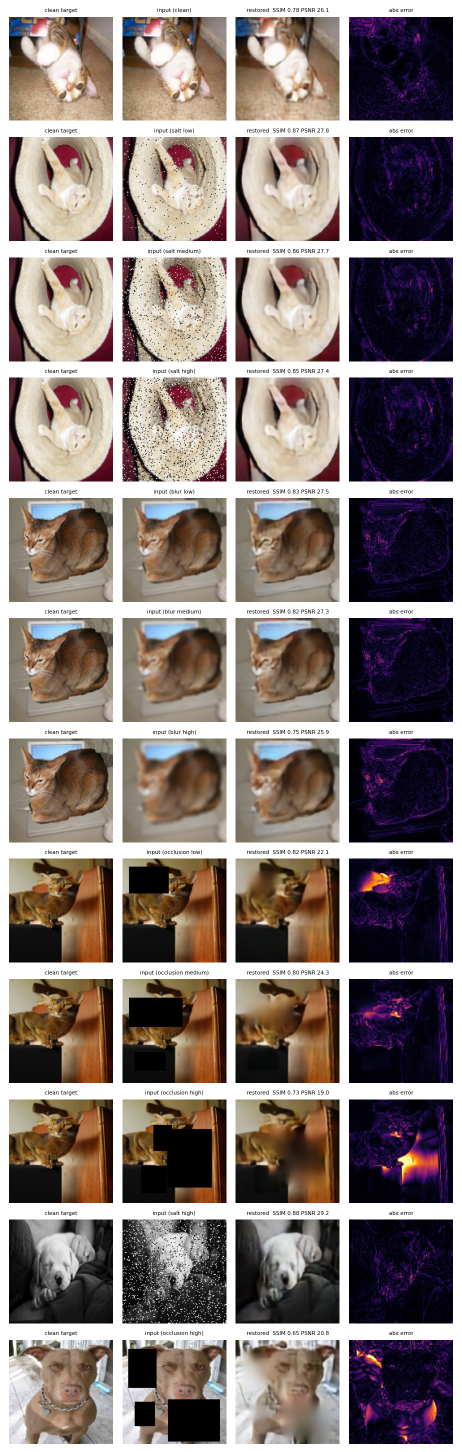
#> input picture restoration/results/task1_examples_12.png, 924 x 2904 px (shown at 1/2 size)
$ python probe_grids.py
#> lines starting #> are read from the running program, lines starting #| are printed output that depends on the picture
#!/usr/bin/env python3
"""Detect the cell grid of the evaluation montages so they can be re-tiled safely."""
from pathlib import Path
import numpy as np
from PIL import Image

REPO = Path(__file__).resolve().parents[1]
FILES = [
    "restoration/results/task1_examples_12.png",
    "restoration/results/task1_failure_cases.png",
    "restoration/results/task2_examples.png",
    "restoration/results/task2_routing_failures.png",
    "restoration/results/task3_examples_12.png",
    "restoration/results/task3_failure_cases.png",
    "restoration/results/task3_mixed_corruptions.png",
    "task4/results/task4_test_best6.png",
    "task4/results/task4_test_worst6.png",
]

for rel in FILES:
    p = REPO / rel
    if not p.exists():
        print(f"{rel}: missing")
        continue
    a = np.asarray(Image.open(p).convert("L"), dtype=np.int16)
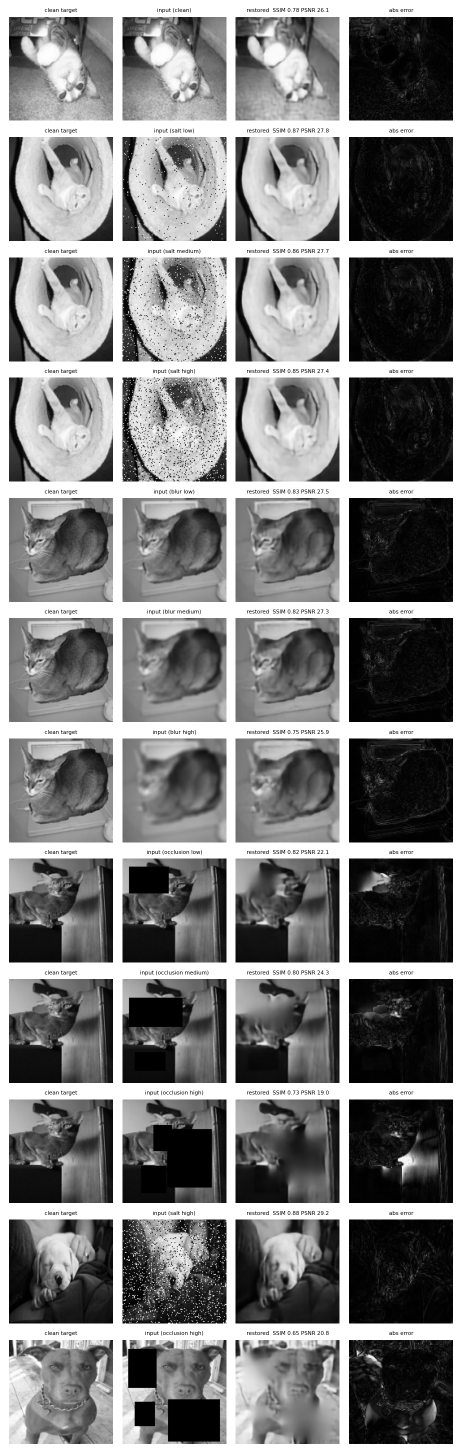
#> a: shape (2904, 924) int16 (shown at 1/2 size); min 0, max 255, mean 127.5
    h, w = a.shape
#> h = 2904; w = 924
    # rows / columns that are almost entirely background (white or black gutters)
    white_rows = (a > 245).mean(axis=1)
#> white_rows = 2904 values, max 1 at index 0, min 0.0996 at index 34, mean 0.224
    white_cols = (a > 245).mean(axis=0)
#> white_cols = 924 values, max 1 at index 0, min 0.108 at index 603, mean 0.224
    black_rows = (a < 12).mean(axis=1)
#> black_rows = 2904 values, max 0.502 at index 1924, min 0 at index 0, mean 0.161
    black_cols = (a < 12).mean(axis=0)
#> black_cols = 924 values, max 0.741 at index 710, min 0 at index 0, mean 0.161
    gut_r = (white_rows > 0.90) | (black_rows > 0.90)
    gut_c = (white_cols > 0.90) | (black_cols > 0.90)

    def runs(mask):
        out, start = [], None
        for i, v in enumerate(mask):
            if v and start is None:
                start = i
            elif not v and start is not None:
                out.append((start, i))
                start = None
#> this loop made 2904 passes
#> v on passes 1 to 12: True, True, True, True, True, True, True, True, True, True, True, True
#> after the loop, out = 32 pairs, first value 0 to 2670, second value 18 to 2680; start = 2888
        if start is not None:
            out.append((start, len(mask)))
        return out

    rb, cb = runs(gut_r), runs(gut_c)
#> the loop in runs (call 2), `for i, v in enumerate(mask):` made 924 passes
#> rb = 33 pairs, first value 0 to 2888, second value 18 to 2904; cb = [(0, 18), (226, 245), (453, 471), (679, 698), (906, 924)]
    # interior gutters only (drop the frame)
    rb_i, cb_i = rb[1:-1], cb[1:-1]
#> rb_i = 31 pairs, first value 24 to 2670, second value 34 to 2680; cb_i = [(226, 245), (453, 471), (679, 698)]
    print(f"\n{Path(rel).name}: {w}x{h}")
#| task1_examples_12.png: 924x2904
    print(f"  col gutters (n={len(cb)}): {cb[:14]}")
#|   col gutters (n=5): [(0, 18), (226, 245), (453, 471), (679, 698), (906, 924)]
    print(f"  row gutters (n={len(rb)}): {rb[:16]}")
#|   row gutters (n=33): [(0, 18), (24, 34), (241, 257), (258, 259), (265, 274), (482, 498), (499, 500), (506, 515), (723, 738), (739, 740), (746, 755), (963, 981), (987, 996), (1204, 1219), (1220, 1221), (1227, 1236)]
    if len(cb_i) >= 2:
        widths = [b - a for a, b in cb]
#> widths = [18, 19, 18, 19, 18]
        print(f"  col gutter widths: {widths}")
#|   col gutter widths: [18, 19, 18, 19, 18]
    if len(rb_i) >= 2:
        heights = [b - a for a, b in rb]
#> heights = 33 values, max 18 at index 0, min 1 at index 3, mean 10
        print(f"  row gutter widths: {heights}")
#|   row gutter widths: [18, 10, 16, 1, 9, 16, 1, 9, 15, 1, 9, 18, 9, 15, 1, 9, 16, 1, 9, 17, 9, 18, 9, 15, 1, 10, 16, 1, 9, 15, 1, 10, 16]
#> pass 2 of the loop `for rel in FILES:`:
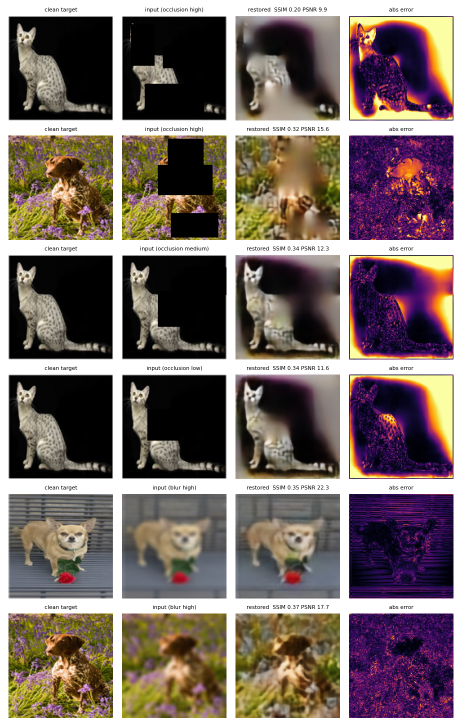
#> input picture restoration/results/task1_failure_cases.png, 924 x 1452 px (shown at 1/2 size)
#> `a = np.asarray(Image.open(p).convert("L"), dtype=np.int16)`:
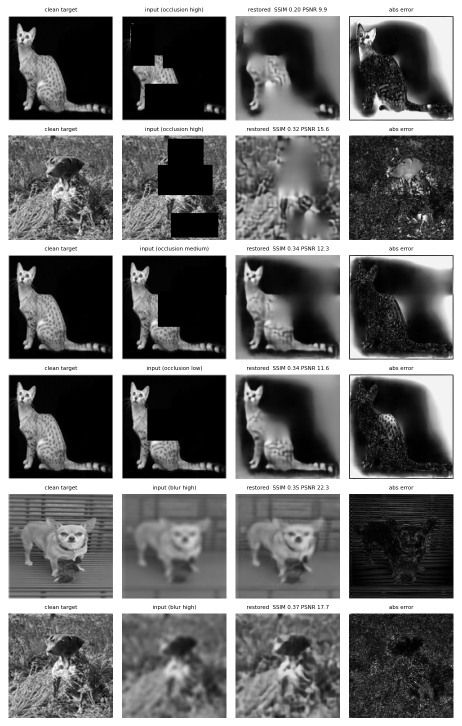
#> a: shape (1452, 924) int16 (shown at 1/2 size); min 0, max 255, mean 111.6
#> white_rows = 1452 values, max 1 at index 0, min 0.0952 at index 32, mean 0.212
#> white_cols = 924 values, max 1 at index 0, min 0.103 at index 96, mean 0.212
#> black_rows = 1452 values, max 0.551 at index 85, min 0 at index 0, mean 0.198
#> black_cols = 924 values, max 0.515 at index 366, min 0 at index 0, mean 0.198
#> rb = [(0, 17), (23, 32), (241, 254), (255, 256), (262, 271), (480, 495), (501, 510), (719, 734), (740, 749), (958, 971), (972, 973), (979, 988), (1197, 1210), (1211, 1212), (1218, 1227), (1436, 1452)]; cb = [(0, 17), (226, 244), (453, 471), (680, 698), (907, 924)]
#> rb_i = [(23, 32), (241, 254), (255, 256), (262, 271), (480, 495), (501, 510), (719, 734), (740, 749), (958, 971), (972, 973), (979, 988), (1197, 1210), (1211, 1212), (1218, 1227)]; cb_i = [(226, 244), (453, 471), (680, 698)]
#| task1_failure_cases.png: 924x1452
#|   col gutters (n=5): [(0, 17), (226, 244), (453, 471), (680, 698), (907, 924)]
#|   row gutters (n=16): [(0, 17), (23, 32), (241, 254), (255, 256), (262, 271), (480, 495), (501, 510), (719, 734), (740, 749), (958, 971), (972, 973), (979, 988), (1197, 1210), (1211, 1212), (1218, 1227), (1436, 1452)]
#> widths = [17, 18, 18, 18, 17]
#|   col gutter widths: [17, 18, 18, 18, 17]
#> heights = [17, 9, 13, 1, 9, 15, 9, 15, 9, 13, 1, 9, 13, 1, 9, 16]
#|   row gutter widths: [17, 9, 13, 1, 9, 15, 9, 15, 9, 13, 1, 9, 13, 1, 9, 16]
#> pass 3 of the loop `for rel in FILES:`:
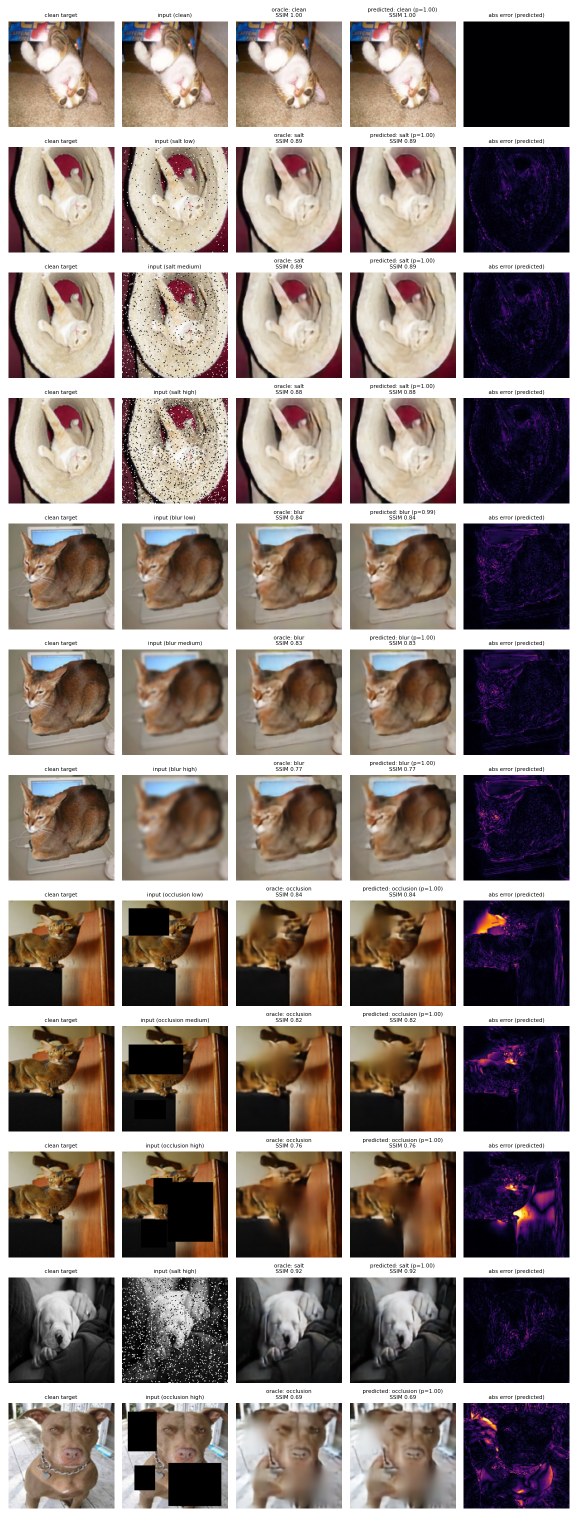
#> input picture restoration/results/task2_examples.png, 1155 x 3035 px (shown at 1/2 size)
#> `a = np.asarray(Image.open(p).convert("L"), dtype=np.int16)`:
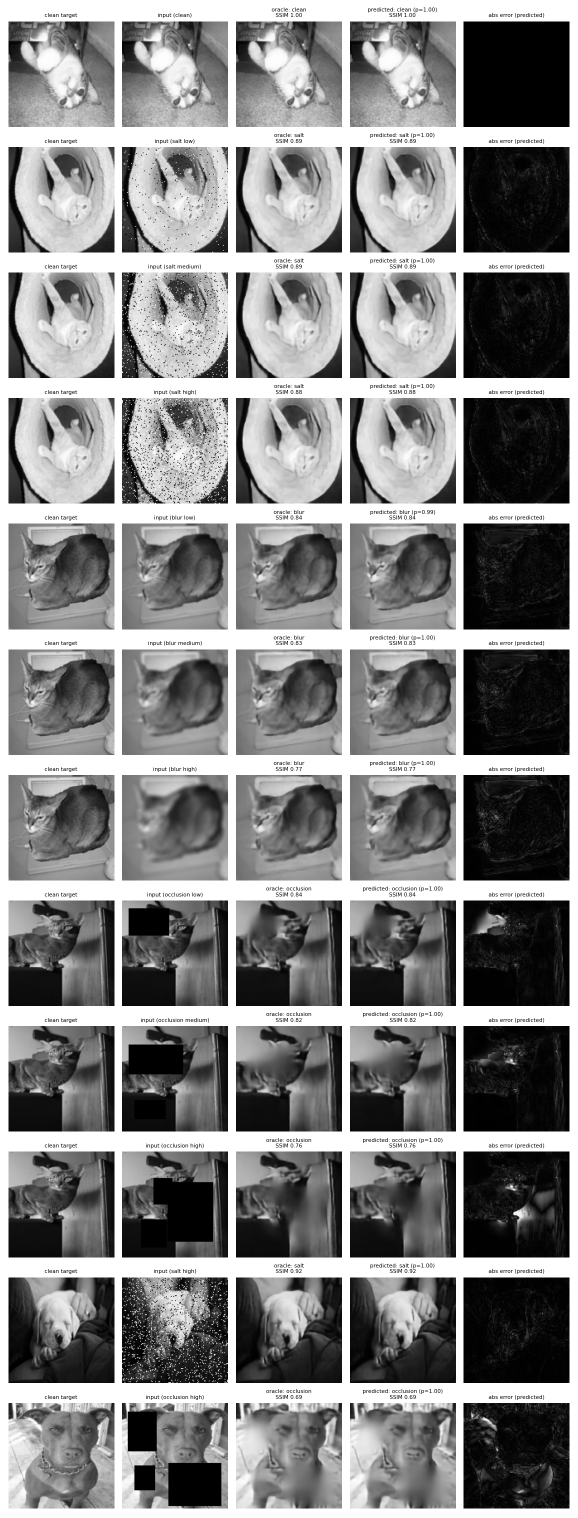
#> a: shape (3035, 1155) int16 (shown at 1/2 size); min 0, max 255, mean 132.6
#> white_rows = 3035 values, max 1 at index 0, min 0.0823 at index 43, mean 0.23
#> white_cols = 1155 values, max 1 at index 0, min 0.116 at index 602, mean 0.23
#> black_rows = 3035 values, max 0.536 at index 2259, min 0 at index 0, mean 0.141
#> black_cols = 1155 values, max 0.787 at index 937, min 0 at index 0, mean 0.141
#> rb = 45 pairs, first value 0 to 3017, second value 17 to 3035; cb = [(0, 17), (229, 244), (456, 472), (684, 700), (912, 927), (1139, 1155)]
#> rb_i = 43 pairs, first value 19 to 2798, second value 22 to 2806; cb_i = [(229, 244), (456, 472), (684, 700), (912, 927)]
#| task2_examples.png: 1155x3035
#|   col gutters (n=6): [(0, 17), (229, 244), (456, 472), (684, 700), (912, 927), (1139, 1155)]
#|   row gutters (n=45): [(0, 17), (19, 22), (23, 28), (34, 43), (254, 268), (269, 273), (274, 280), (286, 294), (505, 519), (520, 524), (525, 531), (537, 545), (756, 770), (771, 775), (776, 782), (788, 796)]
#> widths = [17, 15, 16, 16, 15, 16]
#|   col gutter widths: [17, 15, 16, 16, 15, 16]
#> heights = 45 values, max 18 at index 44, min 3 at index 1, mean 8.62
#|   row gutter widths: [17, 3, 5, 9, 14, 4, 6, 8, 14, 4, 6, 8, 14, 4, 6, 8, 15, 4, 5, 8, 14, 4, 5, 9, 14, 4, 6, 8, 14, 6, 8, 14, 6, 8, 15, 5, 8, 14, 4, 5, 9, 14, 6, 8, 18]
#> the loop made 9 passes; the first 3 are shown
